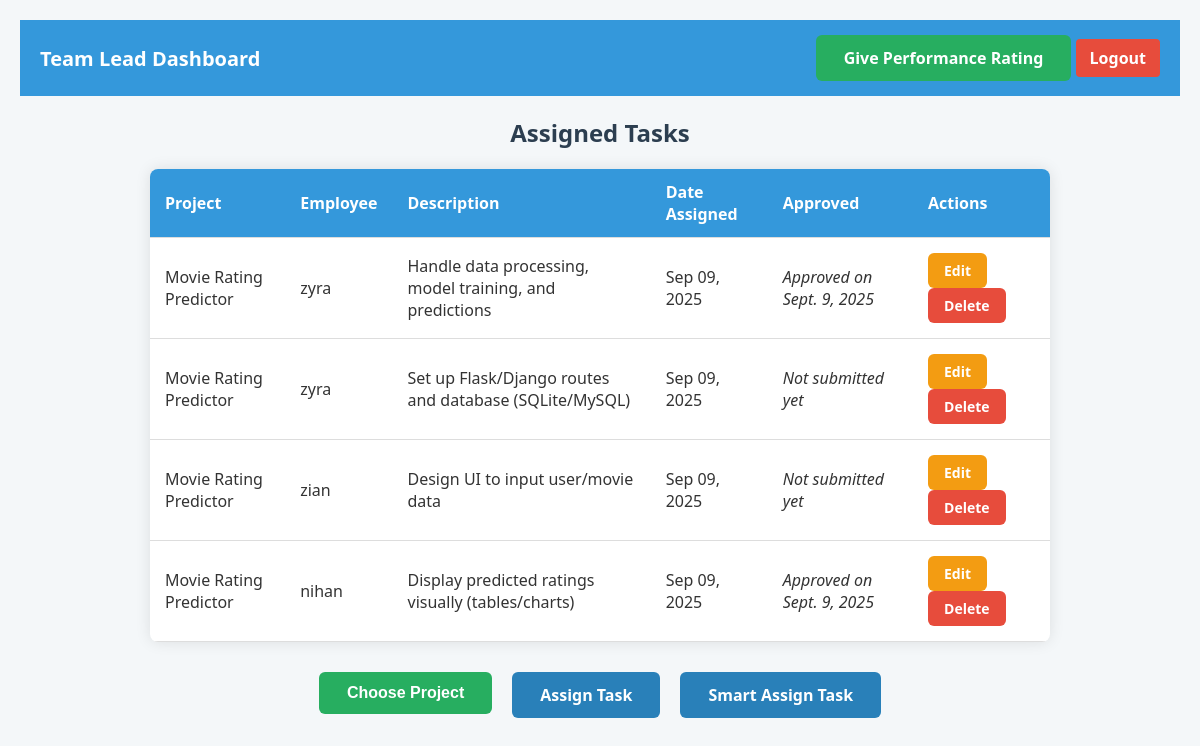
/dashboard/ (signed in), run on the app's committed database.
### core/models.py (models this page shows, shortened)
class Task(models.Model):
    project = models.ForeignKey(Project, on_delete=models.CASCADE, null=True, blank=True)
    employee = models.ForeignKey(Employee, on_delete=models.CASCADE)
    team_lead = models.ForeignKey(TeamLead, on_delete=models.CASCADE)
    description = models.TextField(blank=True)
    date_assigned = models.DateField(auto_now_add=True)
    submitted = models.BooleanField(default=False)
    approved = models.BooleanField(default=False)
    date_submitted = models.DateField(null=True, blank=True)

class Project(models.Model):
    name = models.CharField(max_length=100)
    description = models.TextField(blank=True)
    team_lead = models.ForeignKey(TeamLead, on_delete=models.CASCADE, null=True, blank=True)
    manager = models.ForeignKey(
    CustomUser,
    on_delete=models.CASCADE,
    limit_choices_to={'role': 'Manager'},
    null=True,
    blank=True
)
    domain = models.CharField(max_length=100, null=True, blank=True)
    required_skills = models.TextField(null=True, blank=True)
    deadline = models.DateField(null=True, blank=True)
    criticality = models.IntegerField(default=3)

class Employee(models.Model):
    name  = models.CharField(max_length=100)
    email = models.EmailField(unique=True)
    team_lead = models.ForeignKey(TeamLead, on_delete=models.CASCADE)
    user = models.OneToOneField(CustomUser, on_delete=models.CASCADE)
    resume_file = models.FileField(upload_to='resumes/', null=True, blank=True)
    skills = models.TextField(null=True, blank=True)  # e.g., "Python, Django, HTML"
    age = models.IntegerField(null=True, blank=True)
    gender = models.CharField(max_length=10, choices=[('Male', 'Male'), ('Female', 'Female')], null=True, blank=True)
    education = models.IntegerField(null=True, blank=True)
    education_field = models.CharField(max_length=100, null=True, blank=True)
    job_role = models.CharField(max_length=100, null=True, blank=True)
    marital_status = models.CharField(max_length=20, choices=[
        ('Single', 'Single'),
        ('Married', 'Married'),
        ('Divorced', 'Divorced')
    ], null=True, blank=True)
    monthly_income = models.FloatField(null=True, blank=True)
    department = models.CharField(max_length=100, null=True, blank=True)
    def __str__(self):
        return self.name

### core/views.py (the view)
# urls.py: path('dashboard/', views.dashboard, name='dashboard'),
@login_required
def dashboard(request):
    user = request.user
    if user.role == "HR":
     return hr_dashboard(request)
    elif user.role == "TL":
     return teamlead_dashboard(request)
    elif user.role == "EMP":
     return employee_dashboard(request)
    elif user.role == "Guest":
     return guest_dashboard(request)
    elif user.role == "Manager":
        return manager_dashboard(request)
    else:
        messages.error(request, "Unknown role.")
        return redirect("login")

### core/templates/core/teamlead_dashboard.html (shortened to what this page needs)
<!DOCTYPE html>
<html lang="en">
<head>
</head>
<body>
<nav>
  <div style="font-size: 20px; font-weight: bold;">Team Lead Dashboard</div>
  <div>
    <a href="{% url 'give_rating' %}" class="btn">Give Performance Rating</a>
    <a href="{% url 'logout' %}">Logout</a>
  </div>
</nav>
<h2>Assigned Tasks</h2>
<table>
  <thead>
    <tr>
      <th>Project</th>
      <th>Employee</th>
      <th>Description</th>
      <th>Date Assigned</th>
      <th>Approved</th>
      <th>Actions</th>
    </tr>
  </thead>
  <tbody>
    {% for task in tasks %}
      <tr>
        <td>{{ task.project.name }}</td>
        <td>{{ task.employee }}</td>
        <td>{{ task.description }}</td>
        <td>{{ task.date_assigned|date:"M d, Y" }}</td>
        <td>
    {% if task.submitted and not task.approved %}
        <form method="POST" action="{% url 'approve_task' task.id %}">
            {% csrf_token %}
            <button type="submit">Approve</button>
        </form>
    {% elif task.approved %}
        <p><em>Approved on {{ task.date_submitted }}</em></p>
    {% else %}
        <p><em>Not submitted yet</em></p>
    {% endif %}
</td>
       <td>
  <a href="{% url 'edit_task' task.id %}" class="action-btn edit">Edit</a>
  <a href="{% url 'delete_task' task.id %}" class="action-btn delete" onclick="return confirm('Are you sure?');">Delete</a>
</td>
      </tr>
    {% empty %}
      <tr>
        <td colspan="6">No tasks assigned yet.</td>
      </tr>
    {% endfor %}
  </tbody>
</table>
<div class="button-group">
  <form action="{% url 'choose_project' %}" method="get" style="display:inline;">
    <button type="submit" class="btn">Choose Project</button>
  </form>
  <a href="{% url 'assign_task' %}" class="btn assign-btn">Assign Task</a>
  <a href="{% url 'smart_assign' %}" class="btn assign-btn">Smart Assign Task</a>
</div>
</body>
</html>

### core/templates/core/teamlead_dashboard.html (style rules this page uses)
body { font-family: 'Segoe UI', Tahoma, Geneva, Verdana, sans-serif; background-color: #f4f7f9; margin: 0; padding: 20px; color: #333; }
h2 { text-align: center; color: #2c3e50; margin-bottom: 20px; }
table { max-width: 900px; margin: 0 auto 30px; border-collapse: collapse; width: 100%; background: #fff; border-radius: 8px; overflow: hidden; box-shadow: 0 0 15px rgba(0,0,0,0.1); }
th, td { padding: 12px 15px; border-bottom: 1px solid #ddd; text-align: left; }
th { background-color: #3498db; color: white; }
nav { background-color: #3498db; padding: 15px 20px; color: white; display: flex; justify-content: space-between; align-items: center; margin-bottom: 20px; }
nav a { color: white; text-decoration: none; font-weight: bold; background-color: #e74c3c; padding: 8px 14px; border-radius: 4px; }
.button-group { max-width: 900px; margin: 0 auto 40px; text-align: center; gap: 20px; display: flex; justify-content: center; flex-wrap: wrap; }
.btn { background-color: #27ae60; color: white; font-weight: 600; padding: 12px 28px; border: none; border-radius: 6px; cursor: pointer; font-size: 16px; text-decoration: none; display: inline-block; transition: background-color 0.3s ease; }
.assign-btn { background-color: #2980b9; padding: 12px 28px; font-weight: 600; border-radius: 6px; transition: background-color 0.3s ease; }
.action-btn { padding: 8px 16px; border: none; border-radius: 6px; color: white; font-weight: 600; font-size: 14px; text-decoration: none; cursor: pointer; transition: background-color 0.3s ease; display: inline-block; margin-right: 5px; }
.action-btn.edit { background-color: #f39c12; }
.action-btn.delete { background-color: #e74c3c; }

### data on the page
Task: project.name "Movie Rating Predictor", employee "zyra", description "Handle data processing, model training, and predictions", date_assigned "Sep 09, 2025", date_submitted "Sept. 9, 2025"
Task: project.name "Movie Rating Predictor", employee "zyra", description "Set up Flask/Django routes and database (SQLite/MySQL)", date_assigned "Sep 09, 2025", submitted "Not submitted yet"
Task: project.name "Movie Rating Predictor", employee "zian", description "Design UI to input user/movie data", date_assigned "Sep 09, 2025", submitted "Not submitted yet"
Task: project.name "Movie Rating Predictor", employee "nihan", description "Display predicted ratings visually (tables/charts)", date_assigned "Sep 09, 2025", date_submitted "Sept. 9, 2025"
